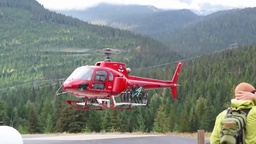
#> input picture task6/images/v001.jpg, 256 x 144 px, shrunk from 1280 x 720 before the run
$ python main.py
#> lines starting #> are read from the running program, lines starting #| are printed output that depends on the picture
### task6/patch_match.py
import time
import numpy as np


class PatchMatch:
    def __init__(self, img1, img2, kernel_size):
        self.kernel_size = kernel_size
        self.h, self.w = img1.shape[:2]
        self.pad_width = kernel_size // 2
        padding = (self.pad_width, self.pad_width), (self.pad_width, self.pad_width), (0, 0)
        self.img1 = np.pad(img1, padding, "mean")
        self.img2 = img2
        self.matches = self.get_random_matches()
        self.mses = self.get_mses(self.img1, self.img2)

    def get_random_matches(self):
        n_pixels = self.h * self.w

        index_grid = np.indices((self.h, self.w))

        max_h_idx = self.h - self.pad_width
        max_w_idx = self.w - self.pad_width

        crop_grid = index_grid[:, self.pad_width:max_h_idx, self.pad_width:max_w_idx]
        crop_grid = crop_grid.T.reshape(-1, 2)

        random_xs = np.random.choice(crop_grid.T[0], n_pixels).reshape(self.h, self.w, 1)
        random_ys = np.random.choice(crop_grid.T[0], n_pixels).reshape(self.h, self.w, 1)
        matches = np.concatenate((random_xs, random_ys), axis=2)

        return matches

    def get_mses(self, img1, img2):
        mses = np.ones([self.h, self.w])

        for row_idx in range(self.h):
            for col_idx in range(self.w):
                pos1 = np.array([row_idx, col_idx])
                pos2 = self.matches[row_idx, col_idx]

                patch_1, patch_2 = self.get_patches(pos1, pos2, img1, img2)
                mses[row_idx, col_idx] = self.mse(patch_1, patch_2)

        return mses

    def get_patches(self, pos_1, pos_2, img_1, img_2):
        def get_edges(pos):
            x, y = pos
            min_x = x
            max_x = x + self.kernel_size
            min_y = y
            max_y = y + self.kernel_size
            return min_x, max_x, min_y, max_y

        def get_edges_center(pos):
            x, y = pos
            min_x = x - self.pad_width
            max_x = x + self.pad_width + 1
            min_y = y - self.pad_width
            max_y = y + self.pad_width + 1
            return min_x, max_x, min_y, max_y

        min_x_1, max_x_1, min_y_1, max_y_1 = get_edges(pos_1)
        min_x_2, max_x_2, min_y_2, max_y_2 = get_edges_center(pos_2)

        patch_1 = img_1[min_x_1:max_x_1, min_y_1:max_y_1]
        patch_2 = img_2[min_x_2:max_x_2, min_y_2:max_y_2]

        return patch_1, patch_2

    def mse(self, patch_1, patch_2):
        mse = np.sum((patch_1 - patch_2) ** 2)
        mse /= self.kernel_size ** 2

        return mse

    def compute_matches(self, iters):
        for itr in range(iters):
            start = time.time()
            for i in range(self.h):
                for j in range(self.w):
                    pos = np.array([i, j])
                    self.match_patches(pos, True)
                    self.random_search(pos, self.img1, self.img2)
            for i in range(self.h - 1, -1, -1):
                for j in range(self.w - 1, -1, -1):
                    pos = np.array([i, j])
                    self.match_patches(pos, True)
                    self.random_search(pos, self.img1, self.img2)
            end = time.time()
            print("top to bottom and back in :{}".format(end - start))
        t = end - start
        return t, self.matches

    def match_patches(self, pos, descent):
        h, w = np.array(self.img1.shape[:2]) - self.pad_width + 1
        x, y = pos

        if descent:
            positions = np.array([(x, x, max(x - 1, 0)), (y, max(y - 1, 0), y)])
        else:
            positions = np.array([(x, x, min(x + 1, h - 1)), (y, min(y + 1, w - 1), y)])

        distances = self.mses[positions[0], positions[1]]
        min_pos_idx = np.argmin(distances)
        x_new, y_new = pos2 = positions.T[min_pos_idx]
        self.matches[x, y] = self.matches[x_new, y_new]
        patch_1, patch_2 = self.get_patches(pos, self.matches[x, y], self.img1, self.img2)
        self.mses[x, y] = self.mse(patch_1, patch_2)

    def random_search(self, pos, img1, img2):
        x, y = pos
        h, w = img2.shape[:2]

        b_x, b_y = self.matches[x, y]

        for i in range(4, 10):
            search_h = h / 4 ** -i
            search_w = w / 4 ** -i

            search_min_r = max(b_x - search_h, self.pad_width)
            search_max_r = min(b_x + search_h, h - self.pad_width)
            random_b_x = np.random.randint(search_min_r, search_max_r)

            search_min_c = max(b_y - search_w, self.pad_width)
            search_max_c = min(b_y + search_w, w - self.pad_width)
            random_b_y = np.random.randint(search_min_c, search_max_c)

            new_pos = np.array([random_b_x, random_b_y])
            patch_1, patch_2 = self.get_patches(pos, new_pos, img1, img2)
            error = self.mse(patch_1, patch_2)
            if error < self.mses[x, y]:
                self.matches[x, y] = new_pos
                self.mses[x, y] = error

### task6/main.py
import cv2
import numpy as np

from task6.patch_match import PatchMatch


def reconstruct(matches, img1, img2):
    h, w = img1.shape[:2]
    result = np.zeros_like(img1)
    for i in range(h):
        for j in range(w):
            y, x = matches[i, j]
            result[i, j, :] = img2[y, x, :]

    return result


if __name__ == "__main__":
    img1 = cv2.imread("images/v001.jpg")
#> img1 is the input picture: shape (144, 256, 3); mean B, G, R 127.4, 133, 129
    img2 = cv2.imread("images/v100.jpg")
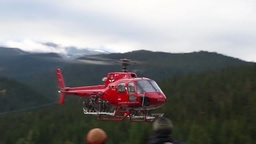
#> input picture task6/images/v100.jpg, 256 x 144 px, shrunk from 1280 x 720 before the run
#> img2 is the input picture: shape (144, 256, 3); mean B, G, R 121.1, 121.4, 122.4

    img1 = img1 / 255.
    img2 = img2 / 255.

    img1 = cv2.resize(img1, None, fx=0.25, fy=0.25)
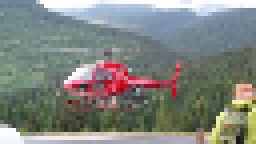
#> img1: shape (36, 64, 3) float64 (shown 4 times larger); mean B, G, R 0.499, 0.521, 0.506
    img2 = cv2.resize(img2, None, fx=0.25, fy=0.25)
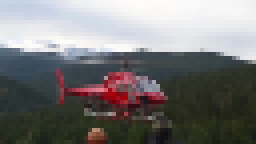
#> img2: shape (36, 64, 3) float64 (shown 4 times larger); mean B, G, R 0.475, 0.476, 0.48

    patch_match = PatchMatch(img1, img2, kernel_size=3)
#> in __init__, `self.img1 = np.pad(img1, padding, "mean")`:
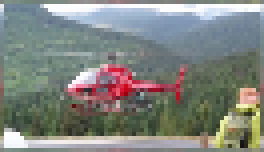
#> self.img1: shape (38, 66, 3) float64 (shown 4 times larger); mean B, G, R 0.499, 0.521, 0.506
#> the loop in get_mses, `for row_idx in range(self.h):` made 36 passes
#> after the loop in get_mses, `for row_idx in range(self.h):`:
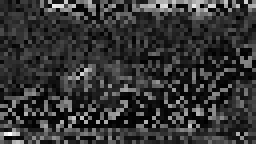
#> mses: shape (36, 64) float64 (shown 4 times larger); min 0.00933, max 1.98, mean 0.419; drawn with min black and max white
    t, matches = patch_match.compute_matches(iters=1)
    result = reconstruct(matches, img1, img2)
#> after the loop in reconstruct, `for i in range(h):`:
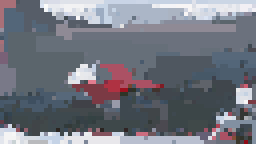
#> result: shape (36, 64, 3) float64 (shown 4 times larger); mean B, G, R 0.498, 0.459, 0.448
    cv2.imshow("res", result)
    cv2.waitKey(-1)

    cv2.imwrite("results/result.jpg", result * 255.)

    with open("results/time.txt", "w") as text_file:
        text_file.write("Top to bottom and back in :{}".format(t))
